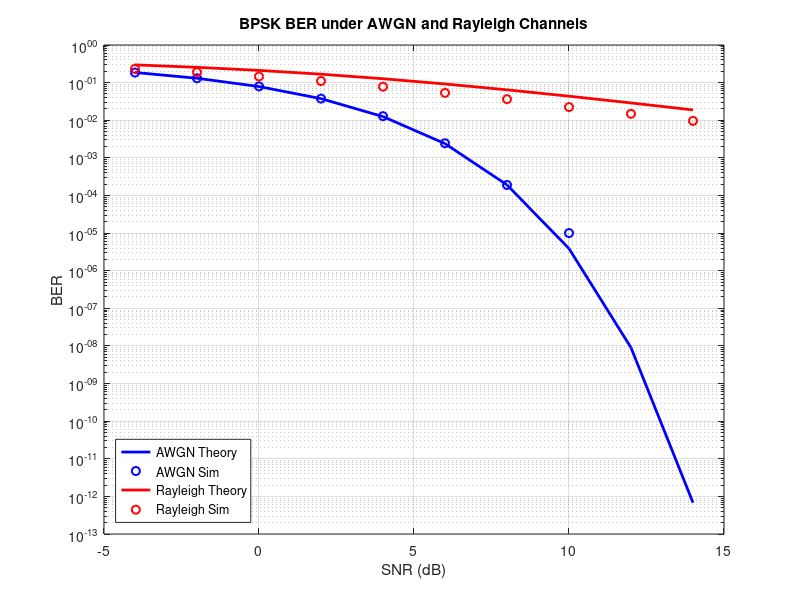

MATLAB code for this plot:
clc; clear; close all;

SNR_dB = -4:2:14;
SNR_linear = 10.^(SNR_dB/10);
N = 1e5;  % Number of bits
Es = 1;  % BPSK symbol energy

ber_awgn_sim = zeros(size(SNR_dB));
ber_rayleigh_sim = zeros(size(SNR_dB));

for i = 1:length(SNR_dB)
    sigma2 = Es ./ SNR_linear(i);
    
    % --- Generate BPSK symbols ---
    bits = randi([0 1], 1, N);
    symbols = 2*bits - 1;  % Map 0 -> -1, 1 -> +1

    % === AWGN Channel ===
    noise_awgn = sqrt(sigma2/2) * (randn(1, N));
    y_awgn = symbols + noise_awgn;
    bits_rx_awgn = real(y_awgn) > 0;
    ber_awgn_sim(i) = sum(bits_rx_awgn ~= bits) / N;

    % === Rayleigh Fading Channel (coherent detection) ===
    h = (randn(1, N) + 1j*randn(1, N)) / sqrt(2);  % Rayleigh
    noise_rayleigh = sqrt(sigma2/2) * (randn(1, N) + 1j*randn(1, N));
    y_rayleigh = h .* symbols + noise_rayleigh;

    % Coherent detection (assume h is known)
    y_eq = y_rayleigh ./ h;
    bits_rx_rayleigh = real(y_eq) > 0;
    ber_rayleigh_sim(i) = sum(bits_rx_rayleigh ~= bits) / N;
end

% === Theoretical BER ===
ber_awgn_theory = qfunc(sqrt(2*SNR_linear));
ber_rayleigh_theory = 0.5 * (1 - sqrt(SNR_linear ./ (2 + SNR_linear)));

% === Plotting ===
semilogy(SNR_dB, ber_awgn_theory, 'b-', 'LineWidth', 2); hold on;
semilogy(SNR_dB, ber_awgn_sim, 'bo', 'LineWidth', 1.5);
semilogy(SNR_dB, ber_rayleigh_theory, 'r-', 'LineWidth', 2);
semilogy(SNR_dB, ber_rayleigh_sim, 'ro', 'LineWidth', 1.5);
legend('AWGN Theory', 'AWGN Sim', 'Rayleigh Theory', 'Rayleigh Sim', 'Location', 'southwest');
xlabel('SNR (dB)'); ylabel('BER'); title('BPSK BER under AWGN and Rayleigh Channels');
grid on;